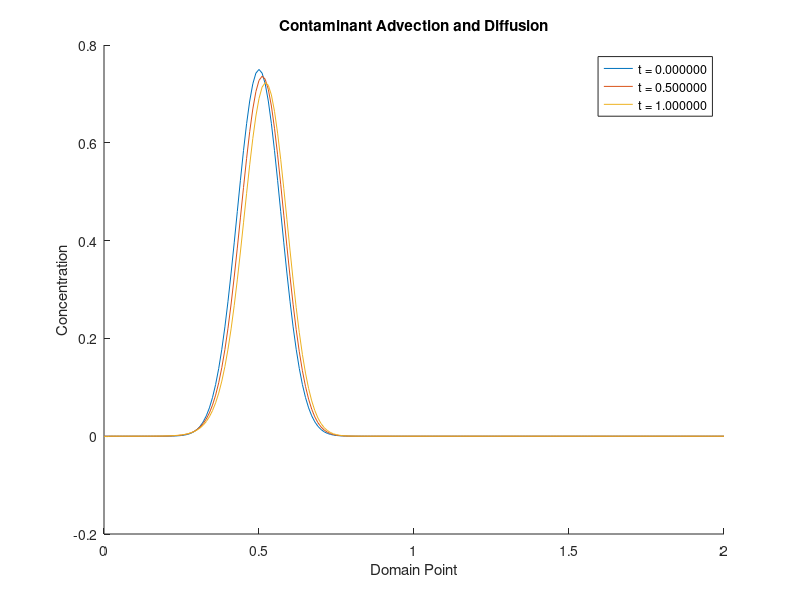

Reproduce this figure in MATLAB.
    function DiffusionAndAdvection()  
    % -- PRELIMINARY SETUP --
        x_start = 0;    % Lower bound of x
        x_step  = 0.01; % Delta x
        x_end   = 2;    % Upper bound of x
    
        t_start = 0;    % Lower bound of t
        t_step = 0.5;   % Delta t
        t_end = 1;      % Upper bound of t
        
        % Create arrays of x and t values
        xVals = x_start : x_step : x_end;
        tVals = t_start : t_step : t_end;
        
        % Pre-allocating 2D x-by-t matrix in memory
        c = zeros(length(xVals), length(tVals));
        
        % Constant D and v values
        D = 1;
        v = 1;
        
        % c_t -> t = 0 (c_0)
        for x = 1 : length(xVals)
            c(x, 1) = 0.75 * exp(-((xVals(x) - 0.5)/0.1)^2);
        end
        
        % -----------------------
        
        for t = 1 : length(tVals)-1
            for x = 2 : length(xVals)-1
                Adv_dt_x = v * (t_step / xVals(x));
                Dif_dt_x = D * (t_step / (xVals(x)^2));
                
                advection =  Adv_dt_x * ((c(x+1, t) - c(x, t)));
                diffusion =  Dif_dt_x * (((c(x+1, t) - (2 * c(x, t)) + c(x - 1, t))));
                c(x, t+1) = c(x, t) + (diffusion - advection);
            end
        end
    
        figure();        
        title('Contaminant Advection and Diffusion');
        xlabel('Domain Point'); 
        ylabel('Concentration'); 
        
        hold on;
        
        for t = 1 : length(tVals)
            plot(xVals, c(:, t));
        end
        
        legend(cellstr(num2str(tVals', 't = %f')));
        
        hold off;
    end